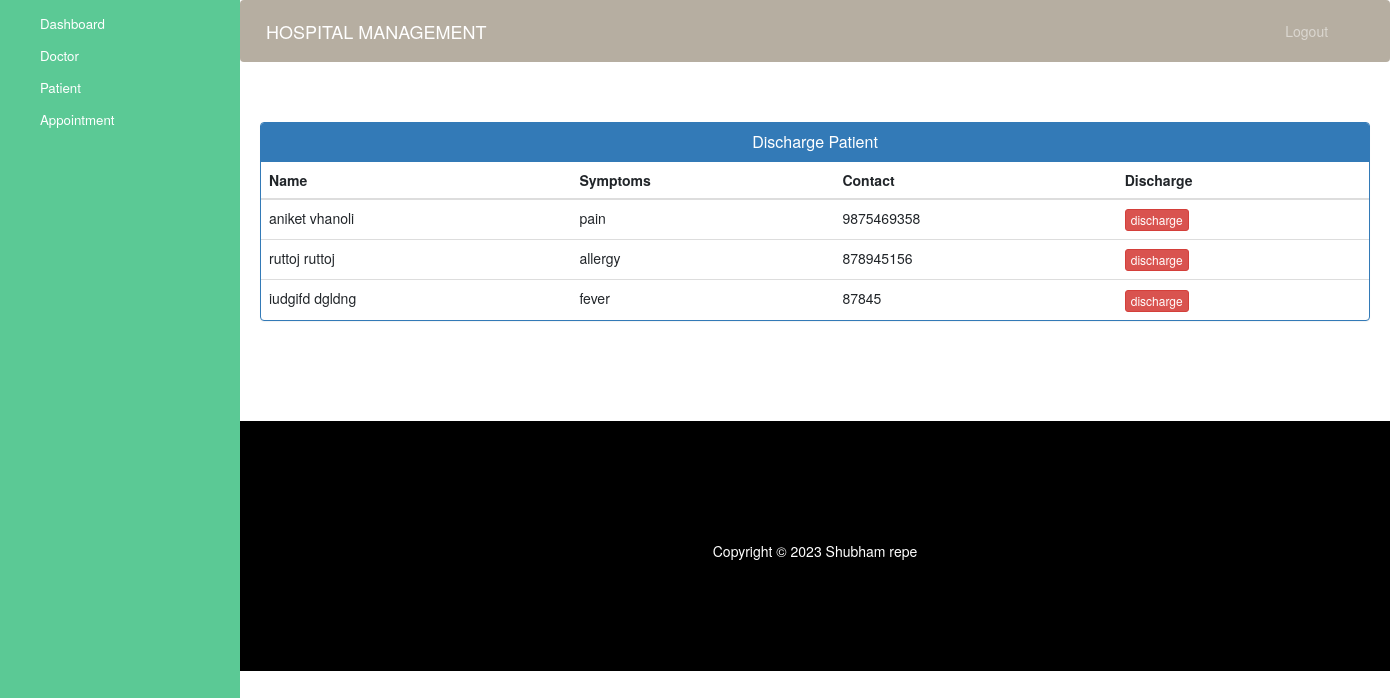
/admin-discharge-patient, run on the app's committed database.
### app/models.py (models this page shows, shortened)
class Patient(models.Model):
    user=models.OneToOneField(User,on_delete=models.CASCADE)
    profile_pic= models.ImageField(upload_to='profile_pic/PatientProfilePic/',null=True,blank=True)
    address = models.CharField(max_length=40)
    mobile = models.CharField(max_length=20,null=False)
    symptoms = models.CharField(max_length=100,null=False)
    assignedDoctorId = models.PositiveIntegerField(null=True)
    admitDate=models.DateField(auto_now=True)
    status=models.BooleanField(default=False)
    @property
    def get_name(self):
        return self.user.first_name+" "+self.user.last_name

### app/views.py (the view)
# urls.py: path('admin-discharge-patient', views.admin_discharge_patient_view,name='admin-discharge-patient'),
def admin_discharge_patient_view(request):
    patients=models.Patient.objects.all().filter(status=True)
    return render(request,'admin_discharge_patient.html',{'patients':patients})

### app/templates/admin_discharge_patient.html (shortened to what this page needs)
{% extends 'admin_base.html' %}
{% block content %}
<head>
  <link href="//netdna.bootstrapcdn.com/bootstrap/3.0.0/css/bootstrap.min.css" rel="stylesheet" id="bootstrap-css">
</head>
<div class="container">
  <div class="panel panel-primary">
    <div class="panel-heading">
      <h6 class="panel-title">Discharge Patient</h6>
    </div>
    <table class="table table-hover" id="dev-table">
      <thead>
        <tr>
          <th>Name</th>
          <th>Symptoms</th>
          <th>Contact</th>
          <th>Discharge</th>
        </tr>
      </thead>
      {% for p in patients %}
      <tr>
        <td> {{p.get_name}}</td>
        <td>{{p.symptoms}}</td>
        <td>{{p.mobile}}</td>
        <td><a class="btn btn-danger btn-xs" href="{% url 'discharge-patient' p.id  %}">discharge</a></td>
      </tr>
      {% endfor %}
    </table>
  </div>
</div>
{% endblock content %}

### app/static/style.css (style rules this page uses)
body { padding-left: 240px; }

### app/templates/admin_base.html (style rules this page uses)
a:link { text-decoration: none; }
a { color: white; }
body { padding-left: 240px; }

### app/templates/admin_discharge_patient.html (style rules this page uses)
a:link { text-decoration: none; }
h6 { text-align: center; }

### data on the page
Patient: get_name "aniket vhanoli", symptoms "pain", mobile "9875469358"
Patient: get_name "ruttoj ruttoj", symptoms "allergy", mobile "878945156"
Patient: get_name "iudgifd dgldng", symptoms "fever", mobile "87845"
